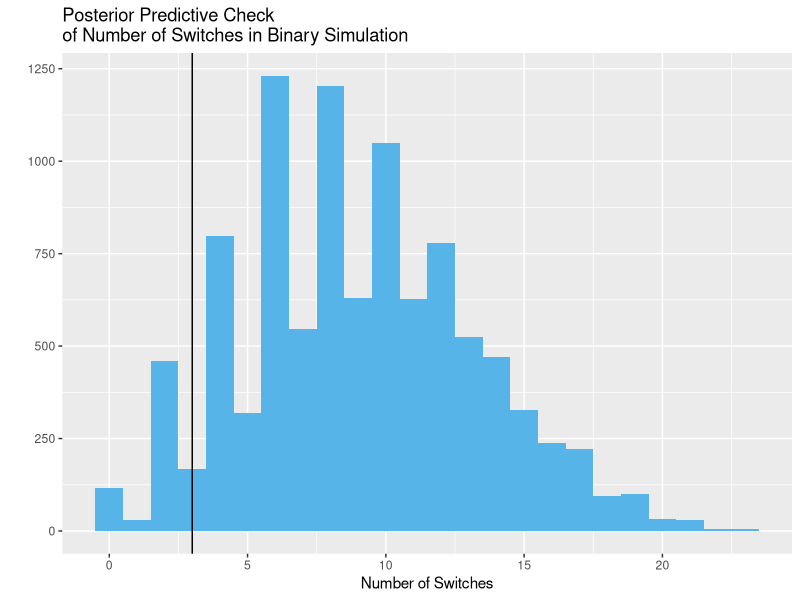

Write the R code that produced this figure.
setwd("~/Desktop/school/bayesian-data-analysis/hw9")

## q2: switches in binary data
outcome <- c(1, 1, 0, 0, 0, 0, 0,1, 1, 1, 1, 1, 0, 0, 0, 0, 0, 0, 0, 0)

# posterior predictive check
simY <- function(){
  # simulate y
  theta <- rbeta(1,8,14)
  y <- c()
  while(sum(y==0)<13){
    y <- c(y,rbinom(1,1,theta))
  }
  # count number of switches
  T_ <- 0
  for(i in seq_along(y)){
    if(i==1){
      next
    }
    if(y[i]!=y[i-1]){
      T_ <- T_ + 1
    }
  }
  return(T_)
}

sims <- data.frame(T_=unlist(lapply(1:10000,function(i) simY())))
require(ggplot2)
switchesPlot <- ggplot(sims,aes(x=T_)) + 
  geom_histogram(binwidth=1,fill="#56B4E9") + 
  geom_vline(xintercept=3) +
  xlab("Number of Switches") + ylab("") +
  ggtitle("Posterior Predictive Check\nof Number of Switches in Binary Simulation")
saveRDS(switchesPlot,"switchesPlot.rds")

freqs <- as.data.frame(table(sims$T_))
sum(freqs[as.numeric(freqs$Var1)<=3,2])/sum(freqs$Freq)
